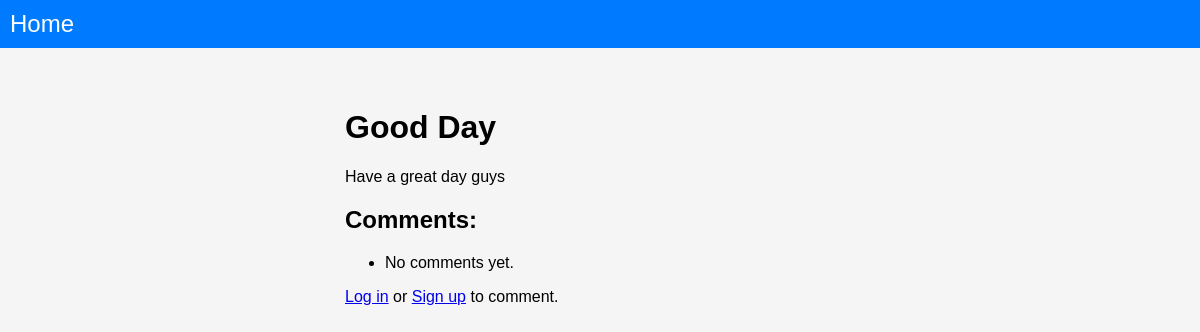
Before: /posts/2/ with the older database file.
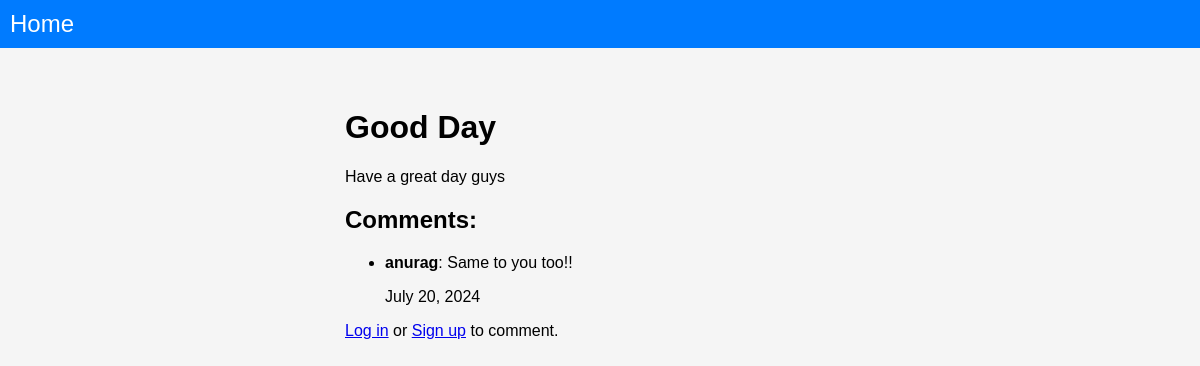
After: the same page with the newer database file.
### blog/models.py (models this page shows, shortened)
class Comment(models.Model):
    post = models.ForeignKey(Post, related_name='comments', on_delete=models.CASCADE)
    text = models.TextField()
    author = models.ForeignKey(User, on_delete=models.CASCADE)
    created_at = models.DateTimeField(auto_now_add=True)

### blog/views.py (the view)
# urls.py: path('posts/<int:post_id>/', post_detail, name='post-detail'),
def post_detail(request, post_id):
    post = get_object_or_404(Post, id=post_id)
    comments = Comment.objects.filter(post=post).order_by('-created_at')
    return render(request, 'blog/post_detail.html', {'post': post, 'comments': comments})

### blog/templates/blog/post_detail.html (shortened to what this page needs)
{% extends 'blog/base.html' %}
{% block content %}
<div class="container">
    <div class="post-box">
        <h1 class="post-title">{{ post.title }}</h1>
        <p class="post-content">{{ post.content }}</p>
        <div class="post-comments">
            <h2>Comments:</h2>
            <ul>
                {% for comment in comments %}
                <li class="comment-item">
                    <p><strong>{{ comment.author.username }}</strong>: {{ comment.text }}</p>
                    <p class="comment-date">{{ comment.created_at|date:"F j, Y" }}</p>
                </li>
                {% empty %}
                <li>No comments yet.</li>
                {% endfor %}
            </ul>
            {% if user.is_authenticated %}
            <form action="{% url 'add_comment' post.id %}" method="post" class="comment-form">
                {% csrf_token %}
                <textarea name="text" placeholder="Add a comment" rows="3" required></textarea>
                <button type="submit">Submit</button>
            </form>
            {% else %}
            <p><a href="{% url 'login' %}">Log in</a> or <a href="{% url 'signup' %}">Sign up</a> to comment.</p>
            {% endif %}
        </div>
    </div>
</div>
{% endblock %}

Changed rows visible on the page:
added Comment: author.username "anurag", text "Same to you too!!", created_at "July 20, 2024"
Other visible differences:
text no longer shown: "No comments yet."
